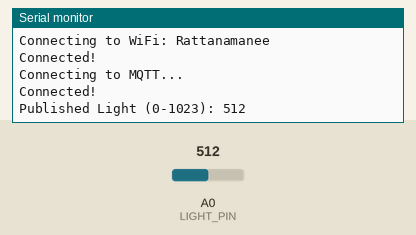
This sketch was run on a simulated Arduino Uno R4 WiFi. On the bench: the last lines printed to the serial monitor. Inputs (shaded band) come from the test bench; at power-on: A0 (LIGHT_PIN) = 512. WiFi joins after 1.5 s; servers stay silent unless stated; no MQTT or app messages arrive unless stated.

Above: at 2.7 s.
2.8 s: A0 (LIGHT_PIN) set to 716
At 5.2 s:
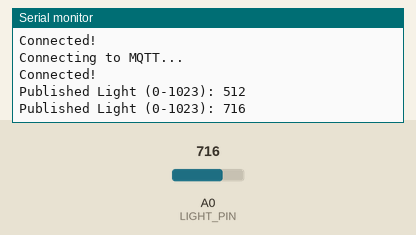
5.5 s: A0 (LIGHT_PIN) set to 900
At 6.9 s:
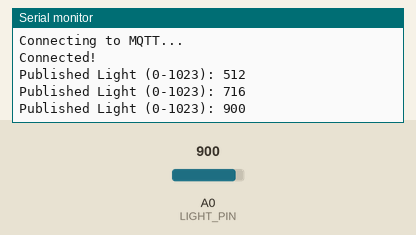
Timing chart, 0 to 8.5 s (numbered marks = the images above; inputs shaded):
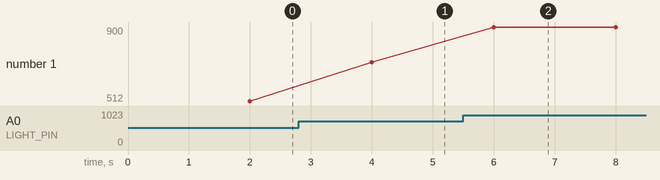

The sketch:

IoT_light.ino
```cpp
#include <WiFiS3.h>
#include <MQTT.h>  // อย่าลืมติดตั้ง Library "MQTT" by Joel Gaehwiler

// --- 1. ตั้งค่า WiFi (ใส่ WiFi ของเธอตรงนี้นะ!) ---
const char WIFI_SSID[] = "Rattanamanee";
const char WIFI_PASSWORD[] = "0816868621";

// --- 2. ตั้งค่า MQTT (จากหน้าเว็บ Mock Exam) ---
const char MQTT_HOST[] = "phycom.it.kmitl.ac.th";
const int MQTT_PORT = 1883;
const char MQTT_CLIENT_ID[] = "whyarduino";
const char MQTT_USERNAME[] = "";
const char MQTT_PASSWORD[] = "";

// --- 3. ตั้งค่า Topic และ Pin ---
const char PUBLISH_TOPIC[] = "67070115/light";  // <-- แก้เป็น light
const int LIGHT_PIN = A0;

// --- 4. ตัวแปรสำหรับเชื่อมต่อ และจับเวลา ---
WiFiClient wifiClient;
MQTTClient mqttClient;

unsigned long lastPublishTime = 0;
const long PUBLISH_INTERVAL = 2000;  // ส่งข้อมูลทุก 2 วินาที

// --- 5. Setup (ทำงานครั้งเดียวตอนเปิดเครื่อง) ---
void setup() {
  Serial.begin(115200);
  connectWiFi();
  connectMQTT();
}

// --- 6. Loop (ทำงานวนไปเรื่อยๆ) ---
void loop() {
  mqttClient.loop();
  if (!mqttClient.connected()) {
    connectMQTT();
  }

  if (millis() - lastPublishTime > PUBLISH_INTERVAL) {
    sendToMQTT_Light();  // เรียกฟังก์ชันส่งค่าแสง
    lastPublishTime = millis();
  }
}

// --- 7. ฟังก์ชันเชื่อมต่อ WiFi ---
void connectWiFi() {
  Serial.print("Connecting to WiFi: ");
  Serial.println(WIFI_SSID);
  while (WiFi.begin(WIFI_SSID, WIFI_PASSWORD) != WL_CONNECTED) {
    Serial.print(".");
    delay(1000);
  }
  Serial.println("\nConnected!");
}

// --- 8. ฟังก์ชันเชื่อมต่อ MQTT ---
void connectMQTT() {
  Serial.print("Connecting to MQTT...");
  mqttClient.begin(MQTT_HOST, MQTT_PORT, wifiClient);
  mqttClient.onMessage(messageReceived);  // (ใส่ไว้เผื่อเฉยๆ)

  while (!mqttClient.connect(MQTT_CLIENT_ID, MQTT_USERNAME, MQTT_PASSWORD)) {
    Serial.print(".");
    delay(1000);
  }
  Serial.println("\nConnected!");
}

// --- 9. ฟังก์ชันส่งข้อมูลแสง (ส่งค่าดิบ 0-1023) ---
void sendToMQTT_Light() {

  // อ่านค่า Raw Value (0-1023) จากขา A0
  int val = analogRead(LIGHT_PIN);

  // แปลงตัวเลขเป็น String
  String val_str = String(val);
  char messageBuffer[10];
  val_str.toCharArray(messageBuffer, 10);

  // ส่งค่า 0-1023 ไปที่ Topic light
  mqttClient.publish(PUBLISH_TOPIC, messageBuffer);
  Serial.println("Published Light (0-1023): " + String(messageBuffer));
}

// --- 10. ฟังก์ชันรับข้อมูล (ว่างไว้) ---
void messageReceived(String &topic, String &payload) {
  // ไม่ได้ใช้ในข้อนี้
}
```

Measured:
- after the input at 2.8 s, the serial monitor: prints a new line after 1.2 s (image 1)
- after the input at 5.5 s, the serial monitor: prints a new line after 0.51 s (image 2)
- plotted number 1: 512 → 716 after the input at 2.8 s, 716 → 900 after the input at 5.5 s
